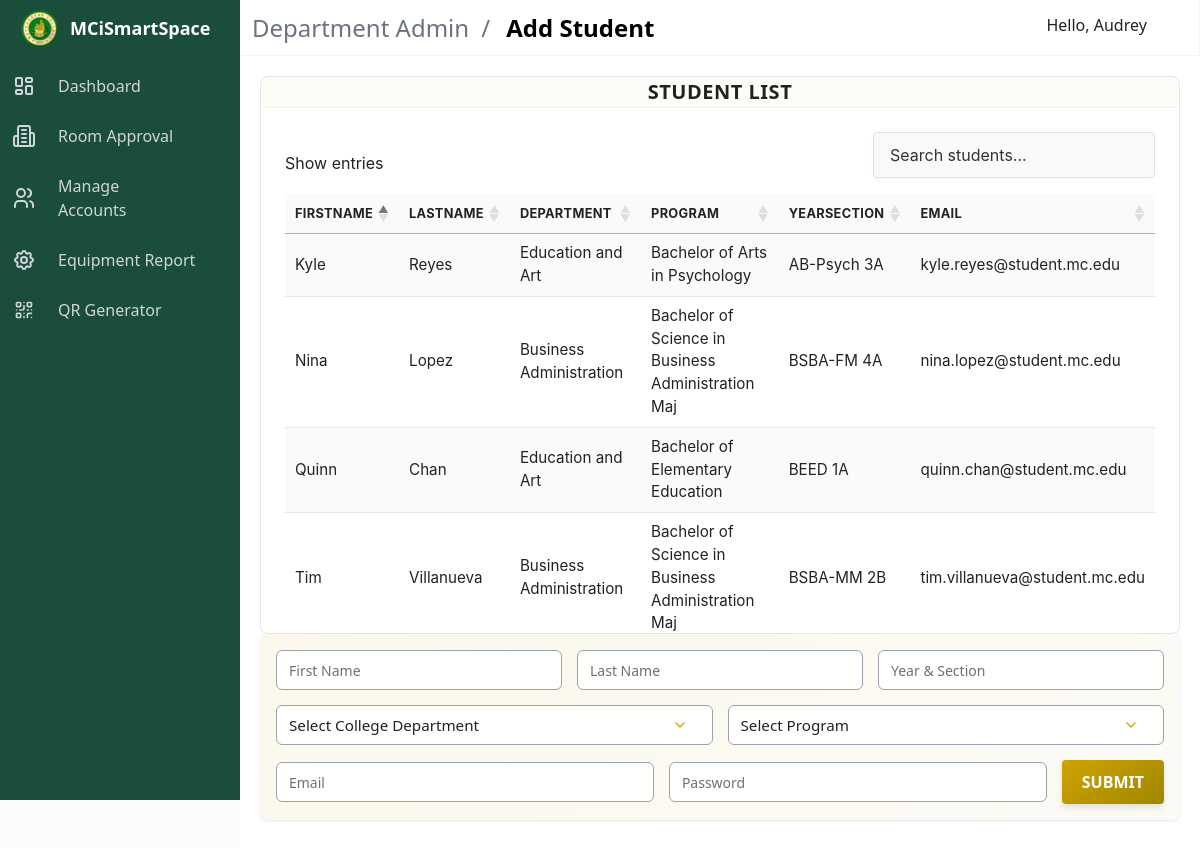
The page /department-admin/dept_add_student.php (signed in) on the database its author committed.
### tables this page shows
CREATE TABLE `student` (
  `StudentID` INT NOT NULL AUTO_INCREMENT,
  `FirstName` VARCHAR(50) NOT NULL,
  `LastName` VARCHAR(50) NOT NULL,
  `Department` VARCHAR(50) NOT NULL,
  `Program` VARCHAR(50) NOT NULL,
  `YearSection` VARCHAR(50) NOT NULL,
  `Email` VARCHAR(50) NOT NULL,
  `Password` VARCHAR(255) NOT NULL, 
  `AdminID` INT NOT NULL,
  PRIMARY KEY (`StudentID`)
);

### department-admin/includes/add_student.php (called while the page is built, shortened)
<?php
$conn = get_db_connection();
$admin_id = $_SESSION['user_id'];
$sql = "SELECT StudentId, FirstName, LastName, Department, Program, YearSection, Email FROM student WHERE AdminID = ?";
$stmt = $conn->prepare($sql);
$stmt->bind_param("i", $admin_id);
$stmt->execute();
$result = $stmt->get_result();

### department-admin/dept_add_student.php (the view, shortened to what this page needs)
<?php include "includes/add_student.php"; ?>
<!DOCTYPE html>
<html lang="en">
<head>
    <link rel="stylesheet" href="https://cdn.materialdesignicons.com/4.9.95/css/materialdesignicons.min.css">
    <link rel="stylesheet" href="../public/css/admin_styles/main.css">
    <link rel="stylesheet" href="../public/css/admin_styles/main_2.css">
    <link rel="stylesheet" href="../public/css/admin_styles/style-all.css">
    <link rel="stylesheet" href="../public/css/admin_styles/form_2.css">
    <link rel="stylesheet" href="https://cdn.datatables.net/1.11.5/css/jquery.dataTables.min.css">
    <link rel="stylesheet" href="../public/css/admin_styles/datatables.css">
</head>
<body>
    <div id="app">
        <nav id="navbar-main" class="navbar is-fixed-top">
            <div class="navbar-brand">
                <div class="navbar-item">
                    <section class="is-title-bar">
                        <div class="flex flex-col md:flex-row items-center justify-between space-y-6 md:space-y-0">
                            <ul>
                                <li>Department Admin</li>
                                <li>Add Student</li>
                            </ul>
                        </div>
                    </section>
                </div>
            </div>
            <div class="navbar-menu" id="navbar-menu">
                <div class="navbar-end">
                    <div class="navbar-item dropdown has-divider">
                        <a class="navbar-link">
                            <span>Hello, <?php echo $_SESSION['first_name']; ?></span>
                            <span class="icon">
                            </span>
                        </a>
                    </div>
                </div>
            </div>
        </nav>
        <aside class="aside is-placed-left is-expanded">
            <div class="aside-tools">
                <div class="logo">
                    <a href="#"><img class="meyclogo" src="../public/assets/logo.webp" alt="logo"></a>
                    <p>MCiSmartSpace</p>
                </div>
            </div>
            <div class="menu is-menu-main">
                <ul class="menu-list">
                    <li>
                        <a href="dept-admin.php">
                            <span class="icon"> </span>
                            <span>Dashboard</span>
                        </a>
                    </li>
                </ul>
                <ul class="menu-list">
                    <li>
                        <a href="dept_room_approval.php">
                            <span class="icon">
                            </span>
                            <span>Room Approval</span>
                        </a>
                    </li>
                    <li>
                        <a class="dropdown" onclick="toggleIcon(this)">
                            <span class="icon"></span>
                            <span class="#">Manage Accounts</span>
                            <span class="icon toggle-icon"><i class="mdi mdi-plus"></i></span>
                        </a>
                    </li>
                    <li>
                        <a href="dept_equipment_report.php">
                            <span class="icon"></span>
                            <span>Equipment Report</span>
                        </a>
                    </li>
                    <li>
                        <a href="qr_generator.php">
                            <span class="icon"></span>
                            <span>QR Generator</span>
                        </a>
                    </li>
                </ul>
            </div>
        </aside>
        <div class="main-container">
            <div class="table-container" style="overflow-x: auto;">
                <div class="card">
                    <header class="card-header">
                        <div class="new-title-container">
                            <p class="new-title">STUDENT LIST</p>
                        </div>
                    </header>
                    <div class="card-content">
                        <table id="studentTable" class="table is-fullwidth is-striped">
                            <thead>
                                <tr class="titles">
                                    <th>FirstName</th>
                                    <th>LastName</th>
                                    <th>Department</th>
                                    <th>Program</th>
                                    <th>YearSection</th>
                                    <th>Email</th>
                                </tr>
                            </thead>
                            <tbody>
                                <?php if ($result->num_rows === 0): ?>
                                    <tr>
                                        <td colspan="6" class="has-text-centered">No students found.</td>
                                    </tr>
                                <?php else: ?>
                                    <?php while ($row = $result->fetch_assoc()): ?>
                                        <tr>
                                            <td data-label="FirstName"><?= htmlspecialchars($row['FirstName']) ?></td>
                                            <td data-label="LastName"><?= htmlspecialchars($row['LastName']) ?></td>
                                            <td data-label="Department"><?= htmlspecialchars($row['Department']) ?></td>
                                            <td data-label="Program"><?= htmlspecialchars($row['Program']) ?></td>
                                            <td data-label="YearSection"><?= htmlspecialchars($row['YearSection']) ?></td>
                                            <td data-label="Email"><?= htmlspecialchars($row['Email']) ?></td>
                                        </tr>
                                    <?php endwhile; ?>
                                <?php endif; ?>
                            </tbody>
                        </table>
                    </div>
                </div>
            </div>
            <div class="fixed-form-container">
                <form action="<?= htmlspecialchars($_SERVER['PHP_SELF']); ?>" method="POST" class="form-grid">
                    <div class="form-row">
                        <input class="input" type="text" name="first_name" placeholder="First Name" pattern="[A-Za-z\s]+" required>
                        <input class="input" type="text" name="last_name" placeholder="Last Name" pattern="[A-Za-z\s]+" required>
                        <input class="input" type="text" name="yearsection" placeholder="Year & Section" required>
                    </div>
                    <div class="form-row">
                        <div class="input">
                            <select name="department" id="department" required>
                                <option value="">Select College Department</option>
                            </select>
                        </div>
                        <div class="input">
                            <select name="program" id="program" required>
                                <option value="">Select Program</option>
                            </select>
                        </div>
                    </div>
                    <div class="form-row">
                        <div class="tooltip-container">
                            <input class="input" type="email" name="email" id="student_email" placeholder="Email" required>
                        </div>
                        <div class="tooltip-container">
                            <input class="input" type="password" name="password" placeholder="Password" minlength="8" required>
                        </div>
                        <button type="submit" class="submit-button">submit</button>
                    </div>
                </form>
            </div>
        </div>
    </div>
</body>
</html>

### public/css/admin_styles/style-all.css (style rules this page uses)
.logo { display: flex; align-items: center; }
.meyclogo { width: 40px; height: auto; margin-right: 10px; }
.aside-tools { background: #1A4D3A; padding: 20px; }
.aside-tools .logo { display: flex; align-items: center; justify-content: flex-start; position: relative; }
.aside-tools .logo img { width: 40px; margin-right: 10px; }
.aside-tools .logo p { font-size: 18px; font-weight: bold; margin: 0; color: white; }
.menu-list { list-style: none; padding-left: 0; }
.menu-list li { margin: 10px 0; }
.menu-list a { display: flex; align-items: center; text-decoration: none; color: white; }
.menu-list .icon { margin-right: 10px; }

### public/css/admin_styles/form_2.css (style rules this page uses)
:root { --primary: #d1a300; --primary-dark: #9e8700; --primary-light: rgba(209, 163, 0, 0.1); --text-dark: #222; --text-light: #666; --white: #fff; --gray-50: #f9fafb; --gray-100: #f3f4f6; --gray-200: #e5e7eb; --shadow-sm: 0 1px 2px rgba(0, 0, 0, 0.05); --shadow-md: 0 4px 6px rgba(0, 0, 0, 0.1); --shadow-lg: 0 10px 15px -3px rgba(0, 0, 0, 0.1); --radius-sm: 0.375rem; --radius-md: 0.5rem; --radius-lg: 0.75rem; --spacing-xs: 0.5rem; --spacing-sm: 0.75rem; --spacing-md: 1rem; --spacing-lg: 1.5rem; --transition: all 0.2s ease; --font-sans: system-ui, -apple-system, BlinkMacSystemFont, 'Segoe UI', Roboto, sans-serif; }
body { font-family: var(--font-sans); color: var(--text-dark); background-color: #fcfcfc; line-height: 1.5; }
.main-container { width: 100%; background-color: white; height: 100vh; display: flex; flex-direction: column; padding: 20px; }
.table-container { flex: 1; overflow-y: auto; padding: 0; background-color: f9fafb; }
.fixed-form-container { background: linear-gradient(145deg, rgba(209, 163, 0, 0.08), rgba(158, 135, 0, 0.04)); padding: 1rem; width: 100%; border-radius: 0.5rem; box-shadow: 0 1px 3px rgba(0, 0, 0, 0.1); margin-bottom: 1rem; }
.card { border-radius: var(--radius-md); box-shadow: var(--shadow-sm); height: 100%; border: 1px solid var(--gray-200); }
.card-header { display: flex; justify-content: center; align-items: center; padding: var(--spacing-md) 0; margin-bottom: 0; border-bottom: 1px solid var(--gray-100); background-color: rgba(209, 163, 0, 0.03); }
.new-title { font-weight: 600; font-size: 1.25rem; text-align: center; color: var(--text-dark); margin: 0; letter-spacing: 0.5px; }
.table { width: 100%; border-collapse: separate; border-spacing: 0; }
.table th, .table td { padding: var(--spacing-sm) var(--spacing-md); text-align: left; border-bottom: 1px solid var(--gray-200); font-size: 0.95rem; }
.table th { background-color: var(--gray-50); font-weight: 600; letter-spacing: 0.3px; color: var(--text-dark); text-transform: uppercase; font-size: 0.8rem; position: sticky; top: 0; z-index: 10; }
.table td { display: flex; justify-content: space-between; padding-top: var(--spacing-sm); padding-bottom: var(--spacing-sm); padding-left: var(--spacing-md); padding-right: var(--spacing-md); }
@media (min-width: 1024px) { .table tr:nth-child(odd) td { background-color: var(--gray-50); } }
@media (min-width: 1024px) { .table td { display: table-cell; border-bottom: 1px solid var(--gray-200); padding: var(--spacing-sm) var(--spacing-md); text-align: left; vertical-align: middle; transition: var(--transition); } }
.form-grid { display: flex; flex-direction: column; gap: var(--spacing-md); }
.form-row { display: flex; gap: var(--spacing-md); width: 100%; }
.input, select { border-radius: var(--radius-sm); flex: 1; font-size: 0.95rem; transition: var(--transition); background-color: var(--white); color: var(--text-dark); }
.input::placeholder { color: var(--text-light); }
.submit-button { background: linear-gradient(145deg, #d1a300, #9e8700); color: white; border: none; padding: 10px 20px; border-radius: 4px; cursor: pointer; text-transform: uppercase; font-weight: bold; flex: 0 0 auto; transition: all 0.3s ease; box-shadow: 0 4px 6px rgba(0, 0, 0, 0.1); }
select { appearance: none; background-repeat: no-repeat; background-position: right 12px center; background-size: 16px; padding-right: 40px; width: 100%; border: none; }

### public/css/admin_styles/datatables.css (style rules this page uses)
.table-container { width: 100%; }
.card { max-width: 100%; overflow: hidden; }
table.dataTable thead th, table.dataTable thead td { border: none; }
.input { border-radius: 6px; flex: 1; font-size: 14px; transition: all 0.3s ease; background-color: rgba(255, 255, 255, 0.95); }
.input::placeholder { color: #b8860b; opacity: 0.7; }
.card-header { padding-block: 0; }

### rows shown on the page
student: FirstName "Kyle", LastName "Reyes", Department "Education and Art", Program "Bachelor of Arts in Psychology", YearSection "AB-Psych 3A", Email "kyle.reyes@student.mc.edu"
student: FirstName "Nina", LastName "Lopez", Department "Business Administration", Program "Bachelor of Science in Business Administration Maj", YearSection "BSBA-FM 4A", Email "nina.lopez@student.mc.edu"
student: FirstName "Quinn", LastName "Chan", Department "Education and Art", Program "Bachelor of Elementary Education", YearSection "BEED 1A", Email "quinn.chan@student.mc.edu"
student: FirstName "Tim", LastName "Villanueva", Department "Business Administration", Program "Bachelor of Science in Business Administration Maj", YearSection "BSBA-MM 2B", Email "tim.villanueva@student.mc.edu"

### other values the page prints
$_SESSION['first_name'] "Audrey"
